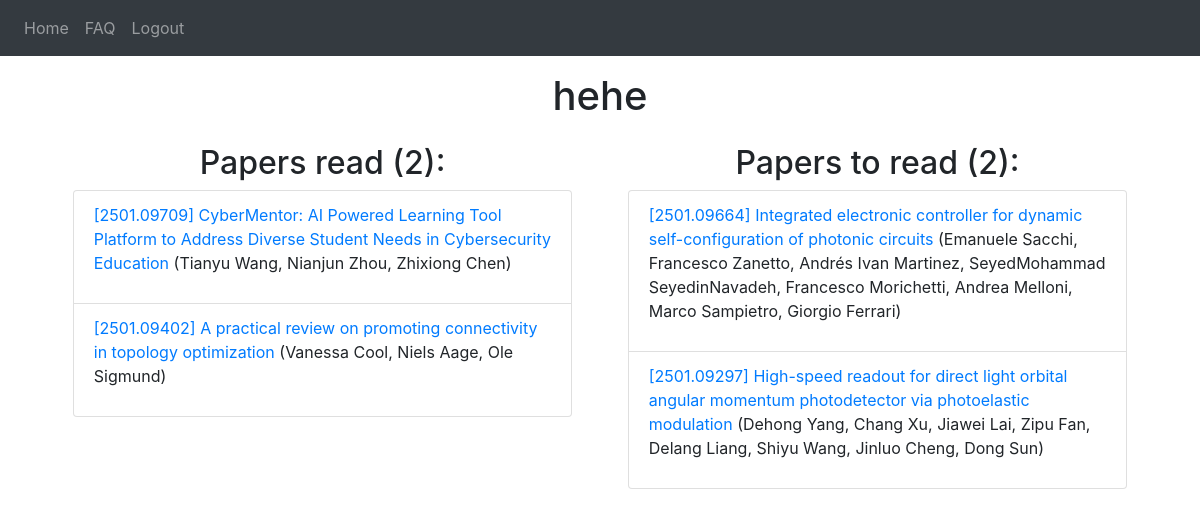
Page /user/hehe (signed in) on the earlier database version.
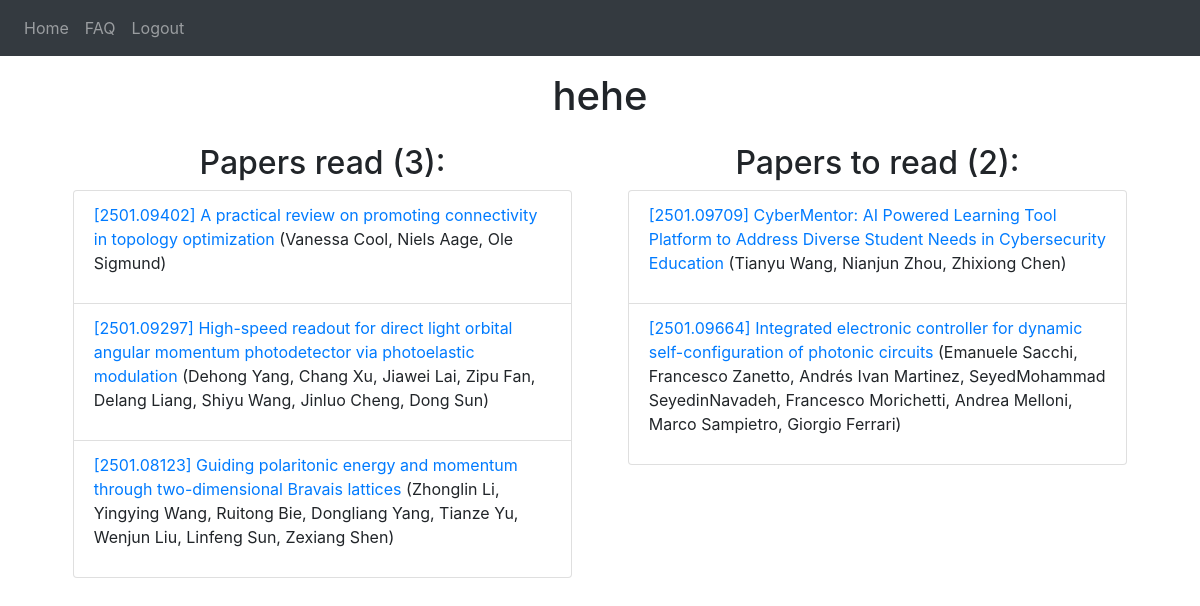
Same page on the later database version.
### website/models.py (models this page shows)
class User(db.Model, UserMixin):
    id = db.Column(db.Integer, primary_key=True)
    email = db.Column(db.String(150), unique=True)
    password = db.Column(db.String(150))
    username = db.Column(db.String(150), unique=True)
    papers_read = db.relationship('PaperRead', cascade="all, delete-orphan")
    papers_to_read = db.relationship('PaperToRead', cascade="all, delete-orphan")

class PaperRead(db.Model):
    id = db.Column(db.Integer, primary_key=True)
    title = db.Column(db.String(10000))
    authors = db.Column(db.String(10000))
    date = db.Column(db.DateTime(timezone=True), default=func.now())
    link = db.Column(db.String(10000))
    user_id = db.Column(db.Integer, db.ForeignKey('user.id'))

class PaperToRead(db.Model):
    id = db.Column(db.Integer, primary_key=True)
    title = db.Column(db.String(10000))
    authors = db.Column(db.String(10000))
    date = db.Column(db.DateTime(timezone=True), default=func.now())
    link = db.Column(db.String(10000))
    user_id = db.Column(db.Integer, db.ForeignKey('user.id'))

### website/views.py (the view)
@views.route('/user/<username>', methods=['GET', 'POST'])
@login_required
def user(username):
    user = db.first_or_404(sa.select(User).where(User.username == username))
    return render_template('user.html', user=user)

### website/__init__.py (called while the page is built)
def create_app():
    app = Flask(__name__)
    app.config['SECRET_KEY'] = secret_key.SECRET_KEY
    app.config['SQLALCHEMY_DATABASE_URI'] = f'sqlite:///{DB_NAME}'
    db.init_app(app)
    from .views import views
    from .auth import auth
    app.register_blueprint(views, url_prefix='/')
    app.register_blueprint(auth, url_prefix='/')
    from .models import User, PaperToRead, PaperRead
    with app.app_context():
        db.create_all()
    login_manager = LoginManager()
    login_manager.login_view = 'auth.login'
    login_manager.init_app(app)
    @login_manager.user_loader
    def load_user(id):
        return User.query.get(int(id))
    return app

### website/templates/user.html (shortened to what this page needs)
<link rel="stylesheet" href="{{ url_for('static', filename='styles.css') }}">
<!DOCTYPE html>
<html lang="en">
<head>
</head>
<body>
{% extends "base.html" %}
{% block content %}
<div class="user-container">
    <h1>{{ user.username }}</h1>
</div>
<div class="container-userpage">
<div class="container-papers">
    <h2 class="papers_list">Papers read ({{ user.papers_read|length }}):</h2>
    <ul class="ul-centered">
        {% for paper_read in user.papers_read %}
        <li class="list-group-item li-papers">
            <p><a href={{ paper_read.link }}>{{ paper_read.title }}</a> ({{ paper_read.authors }})</p>
        </li>
        {% endfor %}
    </ul>
</div>
<div class="container-papers">
    <h2 class="papers_list">Papers to read ({{ user.papers_to_read|length }}):</h2>
    <ul class="ul-centered">
        {% for paper_to_read in user.papers_to_read %}
        <li class="list-group-item li-papers">
            <p><a href={{ paper_to_read.link }}>{{ paper_to_read.title }}</a> ({{ paper_to_read.authors }})</p>
        </li>
        {% endfor %}
    </ul>
</div>
</div>
{% endblock %}

### website/templates/base.html (shortened to what this page needs)
<!DOCTYPE html>
<html>
  <head>
    <link
      rel="stylesheet"
      href="https://stackpath.bootstrapcdn.com/bootstrap/4.4.1/css/bootstrap.min.css"
    />
    <link
      rel="stylesheet"
      href="https://stackpath.bootstrapcdn.com/font-awesome/4.7.0/css/font-awesome.min.css"
    />
  </head>
  <body>
    <nav class="navbar navbar-expand-lg navbar-dark bg-dark">
      <div class="collapse navbar-collapse" id="navbar">
        <div class="navbar-nav">
          {% if user.is_authenticated %}
          <a class="nav-item nav-link" id="home" href="/">Home</a>
          <a class="nav-item nav-link" id="faq" href="/faq">FAQ</a>
          <a class="nav-item nav-link" id="logout" href="/logout">Logout</a>
          {% else %}
          <a class="nav-item nav-link" id="login" href="/login">Login</a>
          <a class="nav-item nav-link" id="signUp" href="/sign-up">Sign Up</a>
          {% endif %}
        </div>
      </div>
    </nav>
    <div class="container">{% block content %} {% endblock %}</div>
  </body>
</html>

### website/static/styles.css (style rules this page uses)
.li-papers { word-wrap: break-word; white-space: normal; overflow-wrap: break-word; width: 100%; justify-content: space-between; display: flex; min-height: 1%; align-items: flex-start; }
.container-papers { min-width: 45%; max-width: 45%; }
.user-container { width: 100%; display: flex; justify-content: center; margin: 2vh 0vw 2vh 0vw; }
.container-userpage { display: flex; justify-content: space-around; flex-wrap: wrap; }
.papers_list { text-align: center; }
.ul-centered { list-style-type: none; padding: 0; margin: 0; }

Differences in the rows shown:
removed PaperRead: title "[2501.09709] CyberMentor: AI Powered Learning Tool Platform to Address Diverse Student Needs in Cybersecurity Education", authors "Tianyu Wang, Nianjun Zhou, Zhixiong Chen"
removed PaperToRead: title "[2501.09297] High-speed readout for direct light orbital angular momentum photodetector via photoelastic modulation", authors "Dehong Yang, Chang Xu, Jiawei Lai, Zipu Fan, Delang Liang, Shiyu Wang, Jinluo Cheng, Dong Sun"
added PaperRead: title "[2501.09297] High-speed readout for direct light orbital angular momentum photodetector via photoelastic modulation", authors "Dehong Yang, Chang Xu, Jiawei Lai, Zipu Fan, Delang Liang, Shiyu Wang, Jinluo Cheng, Dong Sun"
added PaperRead: title "[2501.08123] Guiding polaritonic energy and momentum through two-dimensional Bravais lattices", authors "Zhonglin Li, Yingying Wang, Ruitong Bie, Dongliang Yang, Tianze Yu, Wenjun Liu, Linfeng Sun, Zexiang Shen"
added PaperToRead: title "[2501.09709] CyberMentor: AI Powered Learning Tool Platform to Address Diverse Student Needs in Cybersecurity Education", authors "Tianyu Wang, Nianjun Zhou, Zhixiong Chen"
Other differences:
{{ user.papers_read|length }}: "2" → "3"
